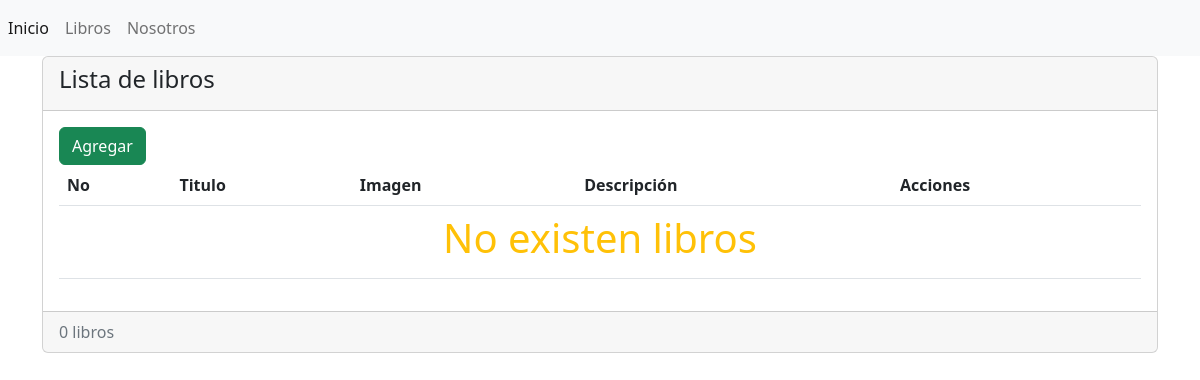
/libros, run on an earlier commit of the app's database.
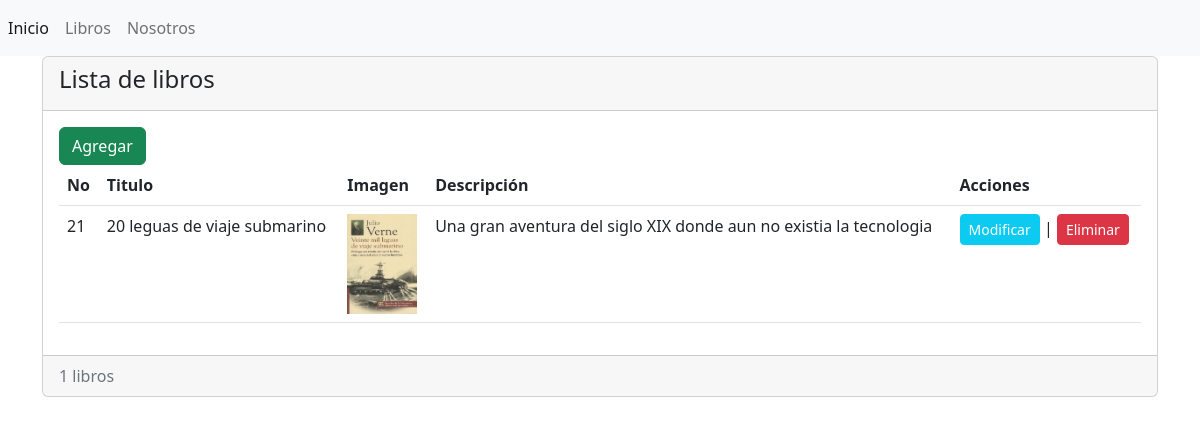
And on a later commit of the database.
### main/models.py (models this page shows, shortened)
class Book(models.Model):
    id = models.AutoField
    title = models.CharField(max_length=128, verbose_name='Titulo') # verbose_name = field.label on form
    image = models.ImageField(upload_to='images/', null=True, verbose_name='Imagen')
    description = models.TextField(null=True, verbose_name='Descripcion')

### main/views.py (the view)
# urls.py: path('libros', views.books, name='books'),
def books(req):
    books = Book.objects.all() # <== get all rows
    return render(req, 'pages/books/list.html', {'books': books}) # search on folder 'templates' automatic

### main/templates/pages/books/list.html (shortened to what this page needs)
{% extends 'base.html' %}
{% block container %}
<div class="card">
    <div class="card-header">
        <h4>Lista de libros</h4>
    </div>
    <div class="card-body">
        <a class="btn btn-success" href="{% url 'insert' %}" role="button">Agregar</a>
        <div class="table-responsive">
            <table class="table">
                <thead>
                    <tr>
                        <th scope="col">No</th>
                        <th scope="col">Titulo</th>
                        <th scope="col">Imagen</th>
                        <th scope="col">Descripción</th>
                        <th scope="col">Acciones</th>
                    </tr>
                </thead>
                <tbody>
                    {% for book in books %}
                    <tr class="">
                        <td>{{ book.id }}</td>
                        <td>{{ book.title }}</td>
                        <td><img src="{{ book.image.url }}" alt="{{ book.title }}" width="70" height="100"></td>
                        <td>{{ book.description }}</td>
                        <td>
                            <a class="btn btn-info btn-sm text-white" href="{% url 'update' book.id %}"
                                role="button">Modificar</a> |
                            <a class="btn btn-danger btn-sm text-white" href="{% url 'delete' book.id %}"
                                role="button">Eliminar</a>
                        </td>
                    </tr>
                    {% empty %}
                    <tr>
                        <td colspan="5" class="text-center text-warning">
                            <h1>No existen libros</h1>
                        </td>
                    </tr>
                    {% endfor %}
                </tbody>
            </table>
        </div>
    </div>
    <div class="card-footer text-muted">
        {{ books.count }} libros
    </div>
</div>
{% endblock %}

### main/templates/base.html (shortened to what this page needs)
{% load static %}
<!doctype html>
<html lang="es">
<head>
    <link rel="stylesheet" href="https://cdn.jsdelivr.net/npm/bootstrap@5.2.0/dist/css/bootstrap.min.css"
>
</head>
<body>
    <header>
        <nav class="navbar navbar-expand navbar-light bg-light">
            <div class="nav navbar-nav">
                <a class="nav-item nav-link active" href="{% url 'index' %}" aria-current="page">Inicio </a>
                <a class="nav-item nav-link" href="{% url 'books' %}" aria-current="page">Libros </a>
                <a class="nav-item nav-link" href="{% url 'we' %}">Nosotros</a>
            </div>
        </nav>
    </header>
    <main>
        <div class="container">
            <div class="row">
                <div class="col-12">
                    {% block container %} {% endblock %}
                </div>
            </div>
        </div>
    </main>
</body>
</html>

What changed in the data, as far as the page shows it:
added Book: id "21", title "20 leguas de viaje submarino", image (picture), description "Una gran aventura del siglo XIX donde aun no existia la tecnologia"
Also different on the page:
{{ books.count }}: "0" → "1"
text no longer shown: "No existen libros"
